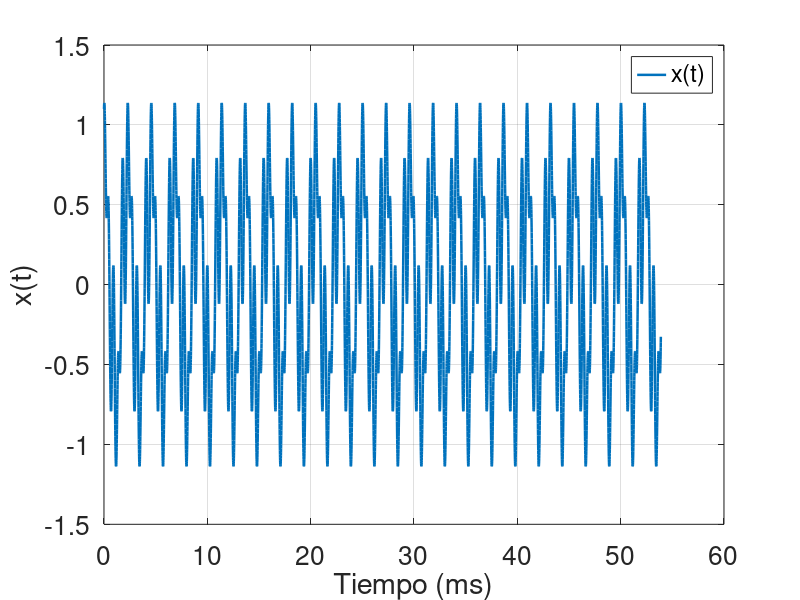
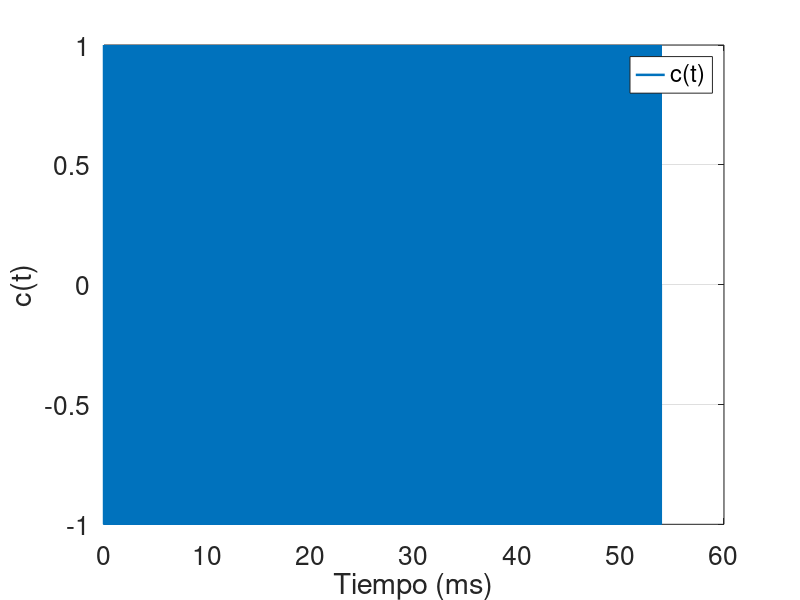
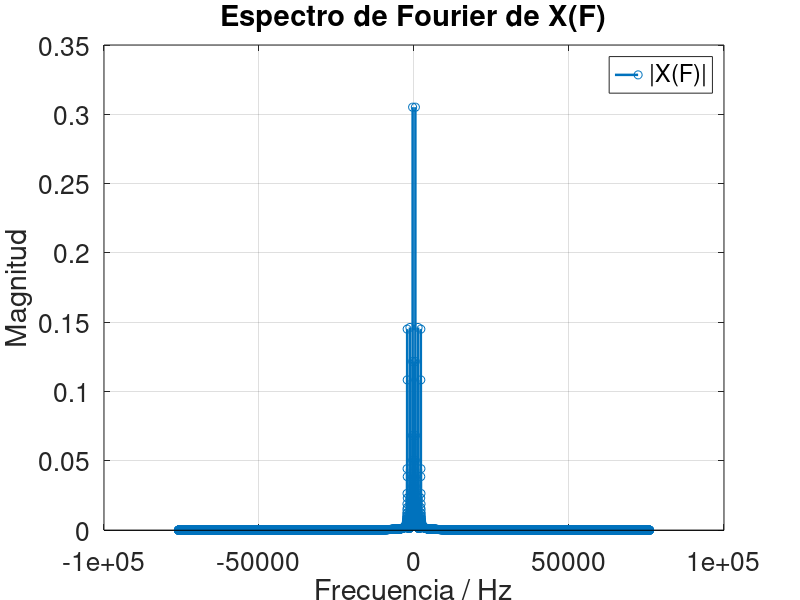
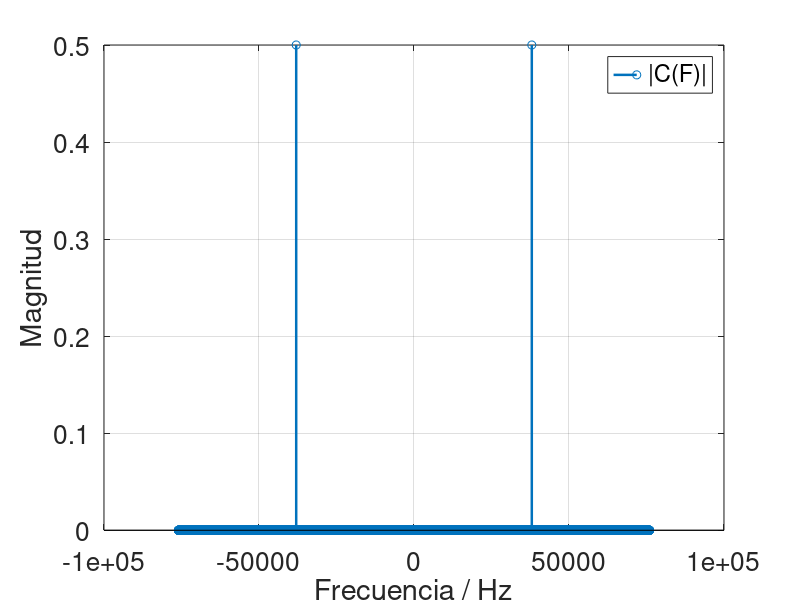

These figures' MATLAB source, in order: (Note: this script raises an error after producing the figures.)
% UNIVERSIDAD DE COSTA RICA
% FACULTAD DE INGENIERIA 
% ESCUELA DE INGENIERIA ELECTRICA

% IE0527 - Ingenieria de Comunicaciones
% I - 2017

% Taller de simulacion: Modulacion analogica

% Estudiantes:
% Luis Diego Fernandez Coto, 
% Victoria Quirós Cordero, B35527

% Profesor: Teodoro Willink Castro
% 05/06/17

%% 1. SENNALES PORTADORA Y MODULADORA
clear all;

%Ganancias Ai
A1 = 0.7;
A2 = 0.3;
A3 = 0.4;

%Frecuencias fi
f1 = 440;
f2 = 3*f1;     
f3 = 5*f1;  
fc = 38000;

Fs = 4*fc;    % Frecuencia de muestreo
N = 8192;     

%Vectores de muestreo
t = 0:(1/Fs):((N-1)/Fs);            % Vector para el tiempo
f = -(Fs/2):(Fs/N):((Fs/2)-(Fs/N)); % Vector de frecuencia

% Sennal portadora c y sennal moduladoara x
c = cos(2*pi*fc*t); 
x = (A1*cos(2*pi*f1*t)) + (A2*sin(2*pi*f2*t)) + (A3*cos(2*pi*f3*t)); 

% Grafica de vectores c y x
figure;
plot(t*1000,x,'LineWidth',1.8);
xlabel('Tiempo (ms)');
ylabel('x(t)');
legend('x(t)');
set(gcf,'color','w');
set(gca,'fontsize', 19);
grid on;

figure;
plot(t*1000, c,'LineWidth',1.8);
xlabel('Tiempo (ms)');
ylabel('c(t)');
legend('c(t)');
set(gcf,'color','w');
set(gca,'fontsize', 19);
grid on;

% Transformada de Fourier X(F) de x(t)
X = 1/N*fftshift(fft(x,N)); 

% Transformada de Fourier C(F) de c(t)
C = 1/N*fftshift(fft(c,N)); 

% Espectro de Fourier de X(F)
figure;
stem(f, abs(X),'LineWidth',1.8);  
title('Espectro de Fourier de X(F)');
xlabel('Frecuencia / Hz');
ylabel('Magnitud');
legend('|X(F)|');
set(gcf,'color','w');
set(gca,'fontsize', 19);
grid on;

% Espectro de Fourier de C(F)
figure;
stem(f, abs(C),'LineWidth',1.8);   
xlabel('Frecuencia / Hz');
ylabel('Magnitud');
legend('|C(F)|');
set(gcf,'color','w');
set(gca,'fontsize', 19);
grid on;

%% 2. MODULACION AM CONVENCIONAL

m = 0.5; % Indice de modulacion
s1 = 0;

for i = 1:1:8192
    s1(i) = (1 + m * x(i))*c(i);
end 

% Grafica de s1 en el tiempo
figure;
plot(s1,'LineWidth',1.8);
xlabel('Tiempo (s)');
ylabel('s1(t)');
legend('s1(t)');
set(gcf,'color','w');
set(gca,'fontsize', 19);
grid on;

% Transformada de Fourier S1(F) de s1(t)
S1 = 1/N*fftshift(fft(s1,N)); 

% Espectro de Fourier de S1(F)
figure;
stem(f, abs(S1),'LineWidth',1.8);  
xlabel('Frecuencia / Hz');
ylabel('Magnitud');
legend('|S1(F)|');
set(gcf,'color','w');
set(gca,'fontsize', 19);
grid on;

%% 3. MODULACION AM DSB-SC

s2 = 0;

for i = 1:1:8192
    s2(i) = x(i)*c(i);
end 

% Grafica de s2 en el tiempo
figure;
plot(s2,'LineWidth',1.8);
title('Gráfica de s2(t)');
xlabel('Tiempo (s)');
ylabel('s2(t)');
legend('s2(t)');
set(gcf,'color','w');
set(gca,'fontsize', 19);
grid on;

% Transformada de fourier S2(F) de s2(t)
S2 = 1/N*fftshift(fft(s2,N)); 

% Espectro de Fourier de S2(F)
figure;
stem(f, abs(S2),'LineWidth',1.8);   
xlabel('Frecuencia / Hz');
ylabel('Magnitud');
legend('|S2(F)|');
set(gcf,'color','w');
set(gca,'fontsize', 19);
grid on;

%% 4. DEMODULACION AM DSB-SC

% Frecuencia de corte y de muestreo del filtro pasa bajos
fc_filt = 2500;
fs_filt = 4*fc_filt;

[filt_num,filt_den] = butter(32,fc_filt/(fs_filt/2));

% s1(t) demodulada
z1 = 1: 1:8192;
for i = 1:1:8192
    z1(i) = s1(i)*c(i);
end

y1 = 2.*filtfilt(filt_num,filt_den,z1); 

figure;
hold on;
plot(y1,'linestyle','-','LineWidth',1.8);
legend('y1(t)');
xlabel('Tiempo / s','FontSize', 24);
ylabel('Magnitud ','FontSize', 24);
grid on;
 
% Transformada de fourier Y1(F) de y1(t)
Y1 = 1/N*fftshift(fft(y1,N)); 

% Espectro de Fourier de Y1(F)
figure;
stem(f, abs(Y1),'LineWidth',1.8);   
xlabel('Frecuencia / Hz');
ylabel('Magnitud');
legend('|Y1(F)|');
set(gcf,'color','w');
set(gca,'fontsize', 19);
grid on; 

% s2(t) demodulada
z2 = 1: 1:8192;
for i = 1:1:8192
    z2(i) = s2(i)*c(i);
end

y2 = 2.*filtfilt(filt_num,filt_den,z2); 

figure;
hold on;
plot(y2,'linestyle','-','LineWidth',1.8);
legend('y1(t)');
xlabel('Tiempo (seg)','FontSize', 24);
ylabel('Magnitud ','FontSize', 24);
grid on;
 
% Transformada de fourier Y2(F) de y2(t)
Y2 = 1/N*fftshift(fft(y2,N)); 

% Espectro de Fourier de Y2(F)
figure;
stem(f, abs(Y2),'LineWidth',1.8);   
xlabel('Frecuencia / Hz');
ylabel('Magnitud');
legend('|Y2(F)|');
set(gcf,'color','w');
set(gca,'fontsize', 19);
grid on; 

%% Reto: Multiplexacion en FM estereo 

% Vector de datos muestrados w a una tasa de muestreo Fsw
[w,Fsw] = audioread('Roxanne.wav');
wL = w(:,1);
wR = w(:,2);

figure;
hold on;
plot(wL,'linestyle','-','LineWidth',2);
legend('wL(t)');
xlabel('Tiempo / s','FontSize', 24);
ylabel('Magnitud ','FontSize', 24);
grid on;

figure;
hold on;
plot(wR,'linestyle','-','LineWidth',2);
legend('wR(t)');
xlabel('Tiempo / s','FontSize', 24);
ylabel('Magnitud ','FontSize', 24);
grid on;

% Aumentando frecuencia de muestro por un factor de 4
wL = interp(wL,4);
wR = interp(wR,4);
Fsw = Fsw*4;

% Vectores de tiempo y frecuencia utilizando la misma construccion de
% secciones anteriores
Nw = length(wL);
tw = 0 : (1/Fsw) :((Nw-1)/Fsw);
fw = -Fsw/2 : Fsw/Nw : ((Fsw/2)-(Fsw/Nw));

% Vector de muestras sFM de la sennal banda-base de FM estereo
Cw = 0.05*cos(2*pi*tw*19000); % Portadora
Cw2 = cos(2*pi*tw*38000);     % Sennal necesaria para modular L-R con AFM DSB-SC

sFM = 1 : 1 : Nw;
for i = 1:1:Nw
    sFM(i) = (wL(i)+wR(i)) + Cw(i) + ((wL(i)-wR(i))*Cw2(i));
end

figure;
hold on;
plot(sFM,'linestyle','-','LineWidth',2);
legend('sFM(t)');
xlabel('Tiempo / s','FontSize', 24);
ylabel('Magnitud ','FontSize', 24);
grid on;

% Transformada de Fourier SFM(f) de sFM(t) 
ffsFM = fft(sFM,Nw);
Sw = 1/Nw*fftshift(ffsFM);
Sw_real = real(Sw);
Sw_im = imag(Sw);
SFM = abs(Sw_real) + abs(Sw_im);

figure;
hold on;
stem(fw,SFM,'LineWidth',1.8);
legend('|SFM(f)|');
xlabel('Frecuencia / Hz','FontSize', 24);
ylabel('Magnitud ','FontSize', 24);
grid on;

% Vector de muestras recuperado al demodular sFM
zFM = 1 : 1 : Nw;
for i = 1:1:Nw
    zFM(i) = sFM(i)*Cw2(i); % Demodulacion AM DSB-SC
end

fcw1 = 15000;  % Frecuencia de corte del filtro pasa bajos
Fsw1 = 4*fcw1; % Frecuencia de muestreo del filtro pasa bajos

% Filtro pasa bajos con frecuencia de corte fcw1 de 15 KHz
[filt1_num,filt1_den] = butter(32,fcw1/(Fsw1/2));

sFM_bajasf = filtfilt(filt1_num,filt1_den,sFM);
sFM_demod = 2*filtfilt(filt1_num,filt1_den,zFM);

% Vector de muestras del canal wL recuperado
vL = 1 : 1 : Nw;
for i = 1:1:Nw
    vL(i) = 1/2.*(sFM_bajasf(i)+sFM_demod(i));
end

% Vector de muestras del canal wR recuperado
vR = 1 : 1 : Nw;
for i = 1:1:Nw
    vR(i) = 1/2.*(sFM_bajasf(i)-sFM_demod(i));
end

% Disminuir frecuencia de muestreo por un factor de 4
vL = decimate(vL,4);
vR = decimate(vR,4); 
Fsw = Fsw/4;
 
figure;
plot(vL,'linestyle','-','LineWidth',1.8);
legend('vL(t)');
xlabel('Tiempo / s','FontSize', 24);
ylabel('Magnitud ','FontSize', 24);
grid on;
    
figure;
plot(vR,'linestyle','-','LineWidth',1.8);
legend('vR(t)');
xlabel('Tiempo / s','FontSize', 24);
ylabel('Magnitud ','FontSize', 24);
grid on;

% Verificando que se recupera la cancion
v_recover(:,1) = vL;
v_recover(:,2) = vR;
audiowrite('Roxanne_recover.wav',v_recover,Fsw);
